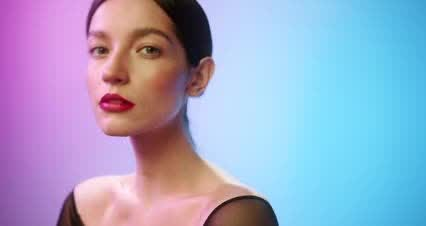
#> input picture test.jpg, 426 x 226 px; its folder holds only this picture in this run
$ python -i face_masker.py   (imports and definitions only)
#> lines starting #> are read from the running program, lines starting #| are printed output that depends on the picture
from functools import lru_cache
from typing import List, Tuple

import cv2
import numpy

import facefusion.choices
from facefusion import inference_manager, state_manager
from facefusion.download import conditional_download_hashes, conditional_download_sources, resolve_download_url
from facefusion.filesystem import resolve_relative_path
from facefusion.thread_helper import conditional_thread_semaphore
from facefusion.types import DownloadScope, DownloadSet, FaceLandmark68, FaceMaskArea, FaceMaskRegion, InferencePool, Mask, ModelSet, Padding, VisionFrame


# [135 lines that did not run here, left out]


# [5 lines that did not run here, left out]


def clear_inference_pool() -> None:
	model_names = [ state_manager.get_item('face_occluder_model'), state_manager.get_item('face_parser_model') ]
	inference_manager.clear_inference_pool(__name__, model_names)


# [16 lines that did not run here, left out]


def pre_check() -> bool:
	model_hash_set, model_source_set = collect_model_downloads()

	return conditional_download_hashes(model_hash_set) and conditional_download_sources(model_source_set)


# [13 lines that did not run here, left out]


# [13 lines that did not run here, left out]


# [33 lines that did not run here, left out]


# [14 lines that did not run here, left out]


# [15 lines that did not run here, left out]


# [10 lines that did not run here, left out]


# [11 lines that did not run here, left out]

>>> import cv2
>>> picture = cv2.imread('../test.jpg', cv2.IMREAD_GRAYSCALE)
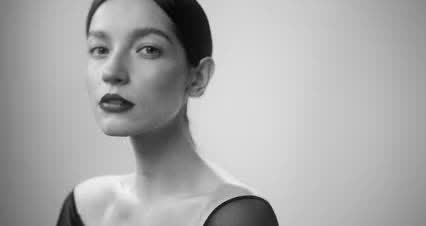
#> picture: shape (226, 426); min 2, max 245, mean 168.7
#> (the run stopped early here; a loop or call above may not have finished)
